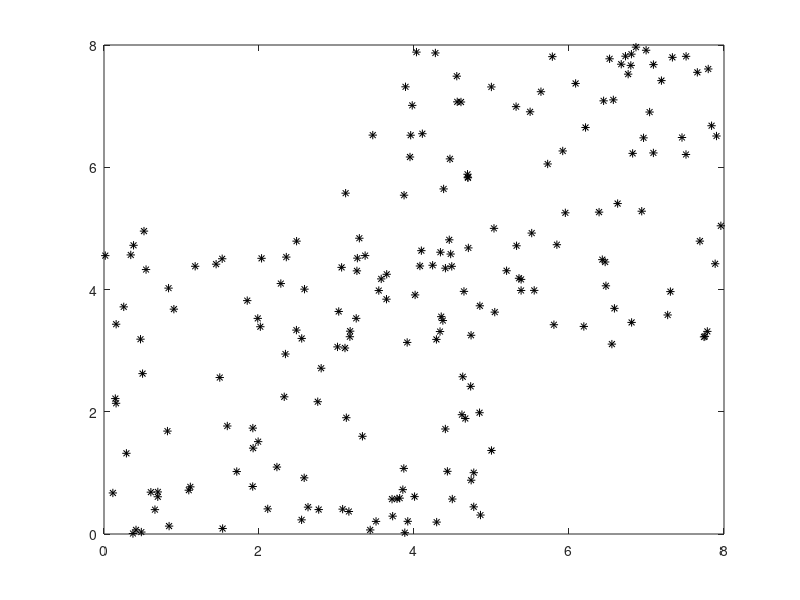
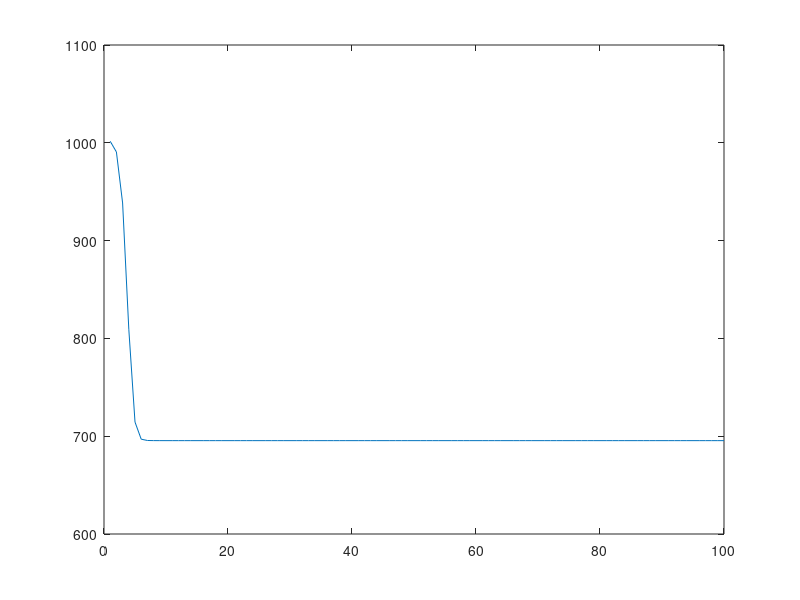
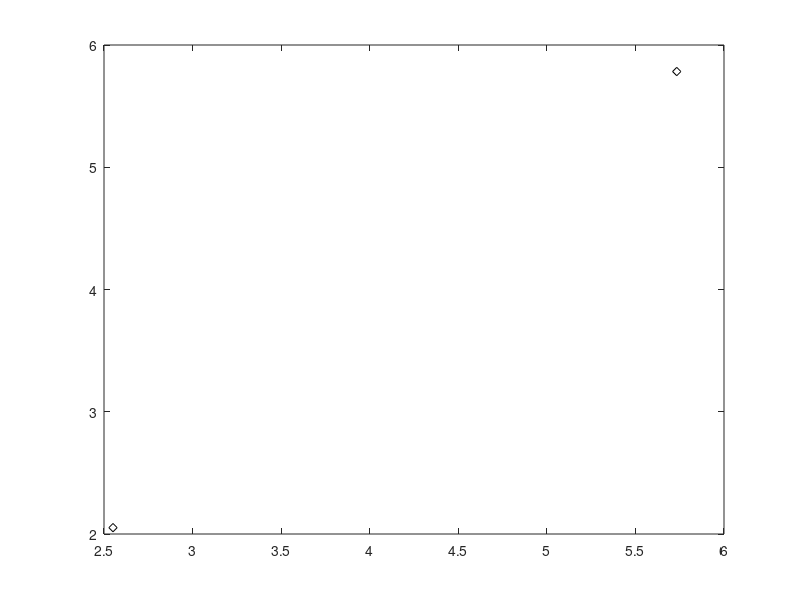

Here is the MATLAB script that generated these plots, in order:
clc
clear
close all

%% create samples:
for i=1:100  
     x1(i) = rand()*5;
    y1(i) = rand()*5;    
    x2(i) = rand()*5 + 3;
    y2(i) = rand()*5 + 3;
end  
x = [x1,x2];  
y = [y1,y2];  
data = [x;y];
data = data';

figure
plot(data(:,1),data(:,2),'k*');

%% ---
cluster_n = 2; %類別數量
iter = 100; % 疊代停止次數
m = 2; % fuzzier

num_data = size(data,1);%樣本個數
num_d = size(data,2);%樣本維度

% --初始化隸屬值uij，且含限制條件
U = rand(cluster_n,num_data);
col_sum = sum(U);
U = U./col_sum(ones(cluster_n,1),:);

%%
for i = 1:iter
    % 更新 Ci
    for j = 1:cluster_n
        u_ij_m = U(j,:).^m;
        sum_u_ij = sum(u_ij_m);
        
        c(j,:) = u_ij_m*data./sum_u_ij;
    end
    
    % 更新 uij
    for j = 1:cluster_n
        for k = 1:num_data
            sum1 = 0;
            for j1 = 1:cluster_n
                temp = (norm(data(k,:)-c(j,:))/norm(data(k,:)-c(j1,:))).^(2/(m-1));
                sum1 = sum1 + temp;
            end
            U(j,k) = 1./sum1;
        end
    end
    
    % 計算目標函數 J
    temp1 = zeros(cluster_n,num_data);
    for j = 1:cluster_n
        for k = 1:num_data
            temp1(j,k) = U(j,k)^m*(norm(data(k,:)-c(j,:)))^2;
        end
    end
    J(i) = sum(sum(temp1));    
    
end

%% 繪圖
figure;
plot(J);

figure
hold on
[~,label] = max(U); % 找到所屬的類
gscatter(data(:,1),data(:,2),label)
plot(c(:,1),c(:,2),'kd')